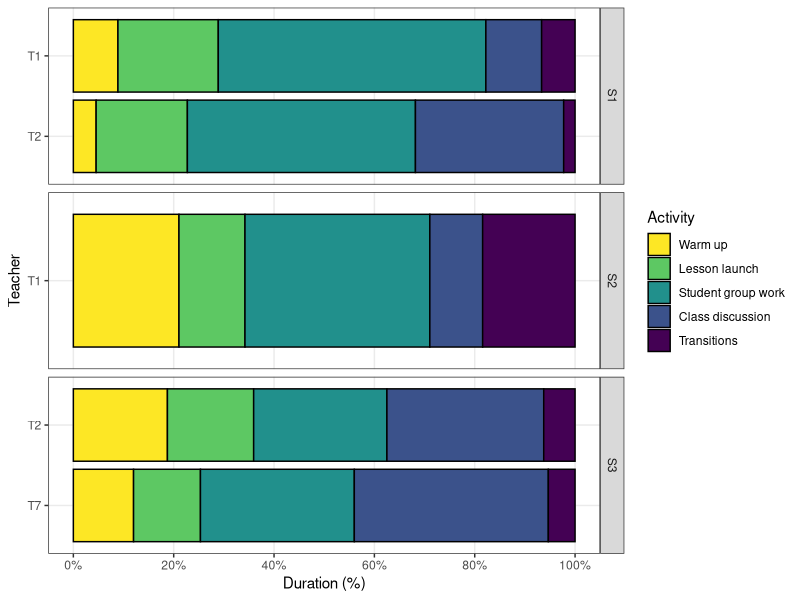
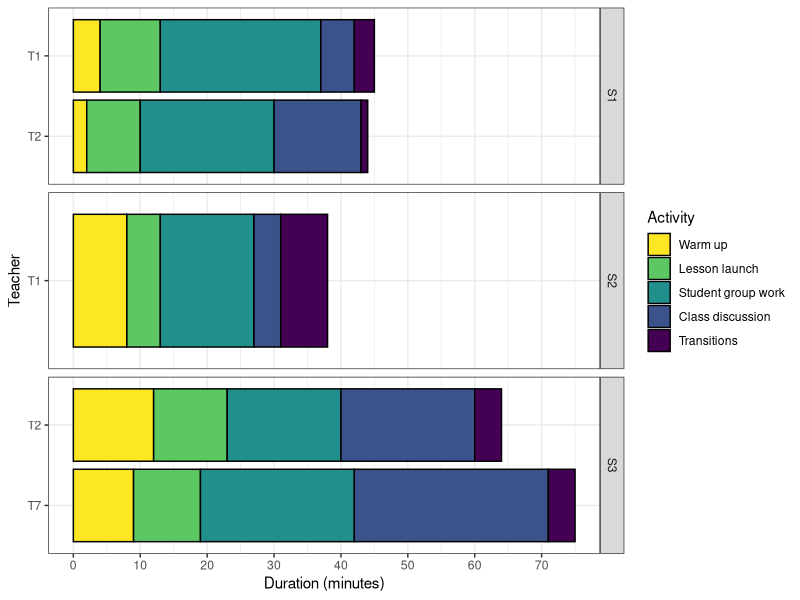

R code for these plots, in order:
## ---- chunk 1
knitr::opts_chunk$set(echo = TRUE)
## ---- chunk 2
# Libraries
library(tidyverse)
## ---- chunk 3
df <-
  tribble(
    ~school, ~teacher, ~act,                   ~time,
    
    "S1",    "T1",     "Warm up",              4,
    "S1",    "T1",     "Lesson launch",        9,
    "S1",    "T1",     "Student group work",   24,
    "S1",    "T1",     "Class discussion",     5,
    "S1",    "T1",     "Transitions",          3,
    
    "S1",    "T2",     "Warm up",              2,
    "S1",    "T2",     "Lesson launch",        8,
    "S1",    "T2",     "Student group work",   20,
    "S1",    "T2",     "Class discussion",     13,
    "S1",    "T2",     "Transitions",          1,
    
    "S2",    "T1",     "Warm up",              8,
    "S2",    "T1",     "Lesson launch",        5,
    "S2",    "T1",     "Student group work",   14,
    "S2",    "T1",     "Class discussion",     4,  
    "S2",    "T1",     "Transitions",          7,
    
    "S3",    "T2",     "Warm up",              12,
    "S3",    "T2",     "Lesson launch",        11,
    "S3",    "T2",     "Student group work",   17,
    "S3",    "T2",     "Class discussion",     20,
    "S3",    "T2",     "Transitions",          4,
    
    "S3",    "T7",     "Warm up",              9,
    "S3",    "T7",     "Lesson launch",        10,
    "S3",    "T7",     "Student group work",   23,
    "S3",    "T7",     "Class discussion",     29,
    "S3",    "T7",     "Transitions",          4
  ) %>%
  mutate(
    act = act %>% fct_inorder() %>% fct_rev(),
    teacher = teacher %>% fct_inorder() %>% fct_rev()
  )
## ---- chunk 4
df %>%
  group_by(school, teacher) %>%
  mutate(
   time = time / sum(time)
  ) %>%
  ungroup %>%
  ggplot(aes(teacher, time, fill = act)) +
  geom_col(position = "stack", color = "black") +
  scale_y_continuous(
    breaks = seq(0, 1, 0.2),
    minor_breaks = NULL,
    labels = scales::percent_format(accuracy = 1)
  ) +
  scale_fill_viridis_d() +
  guides(fill = guide_legend(reverse = T)) +
  theme_bw() +
  coord_flip() +
  facet_grid(vars(school), scales = "free_y") +
  labs(
    x = "Teacher",
    y = "Duration (%)",
    fill = "Activity"
  )
## ---- chunk 5
df %>% 
  ggplot(aes(teacher, time, fill = act)) +
  geom_col(position = "stack", color = "black") +
  scale_fill_viridis_d() +
  guides(fill = guide_legend(reverse = T)) +
  scale_y_continuous(
    breaks = seq(0, 80, 10)
  ) +
  coord_flip() +
  theme_bw() +
  facet_grid(vars(school), scales = "free_y") +
  labs(
    x = "Teacher",
    y = "Duration (minutes)",
    fill = "Activity"
  )
